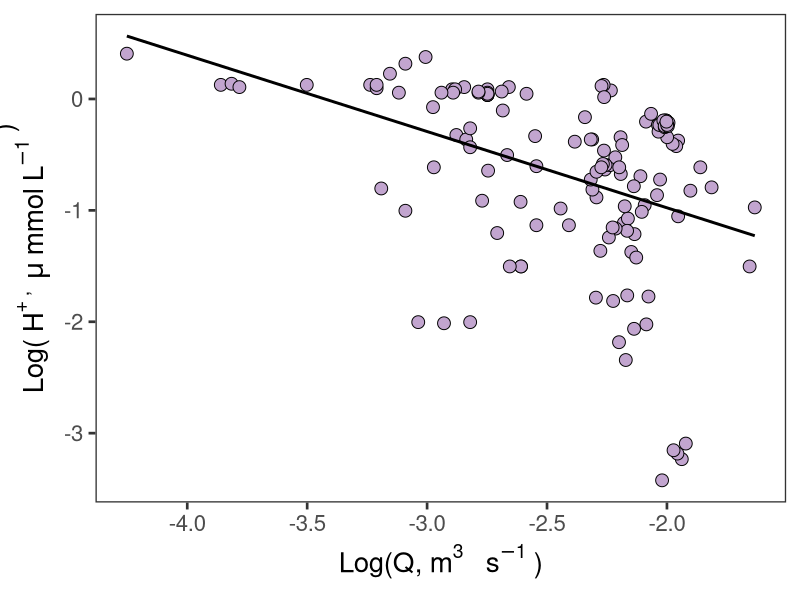
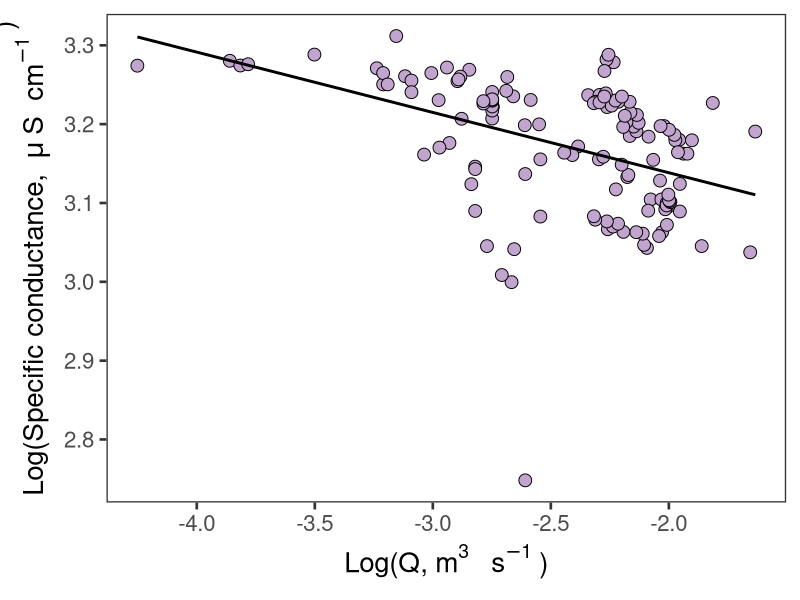
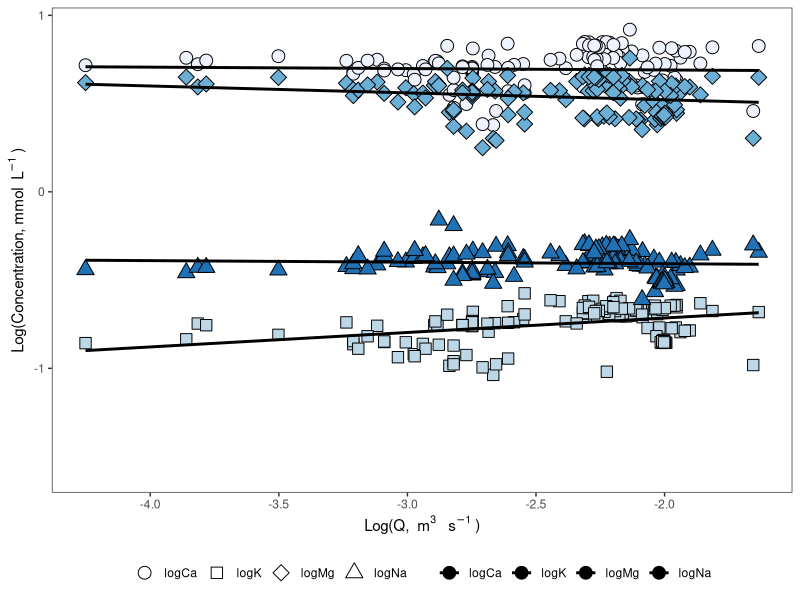
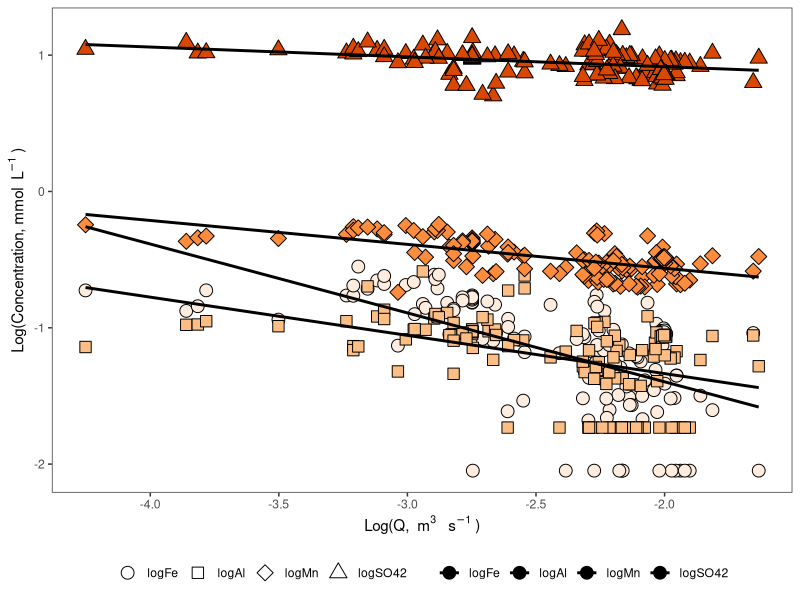
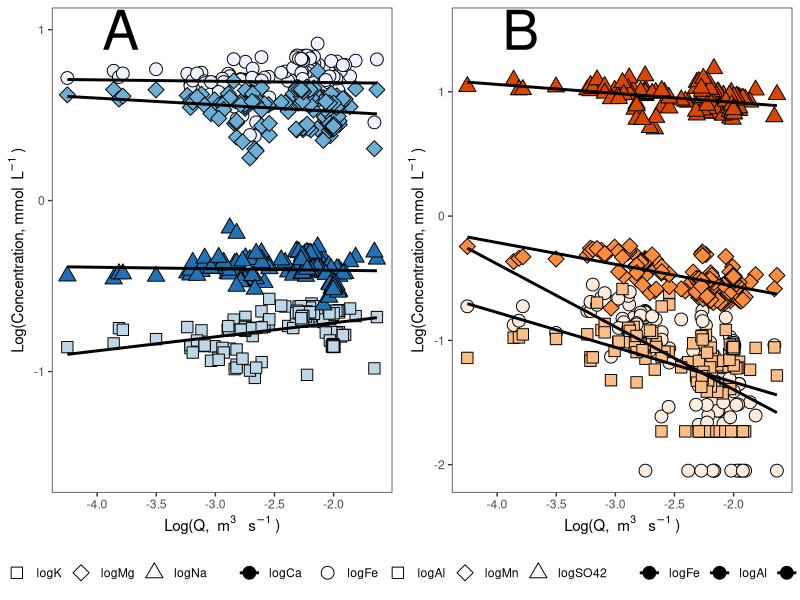
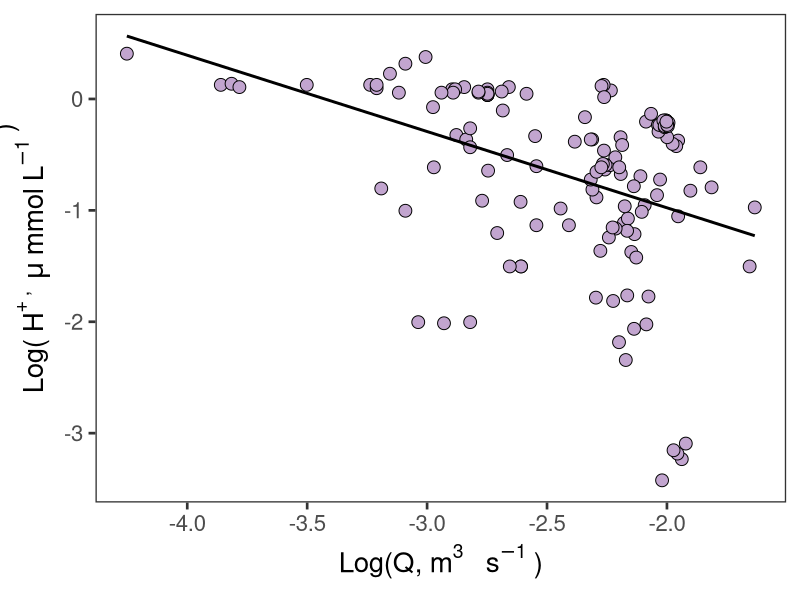
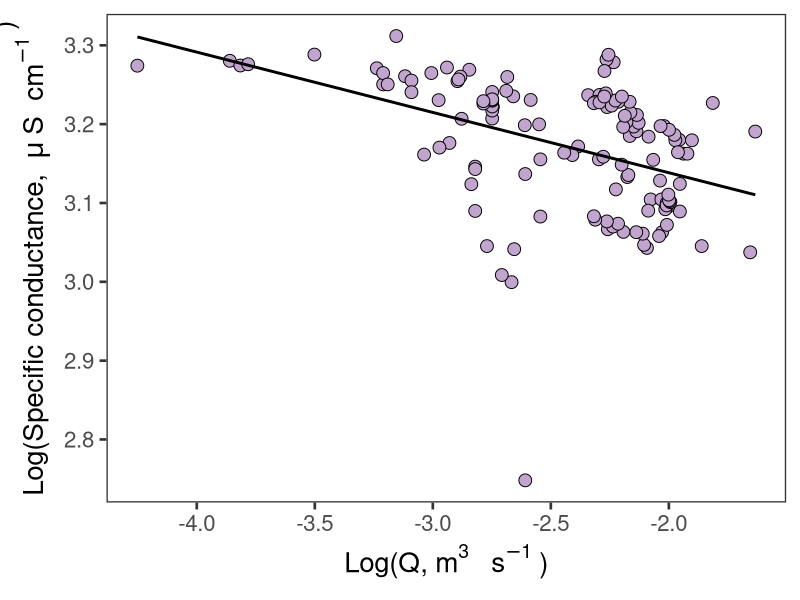
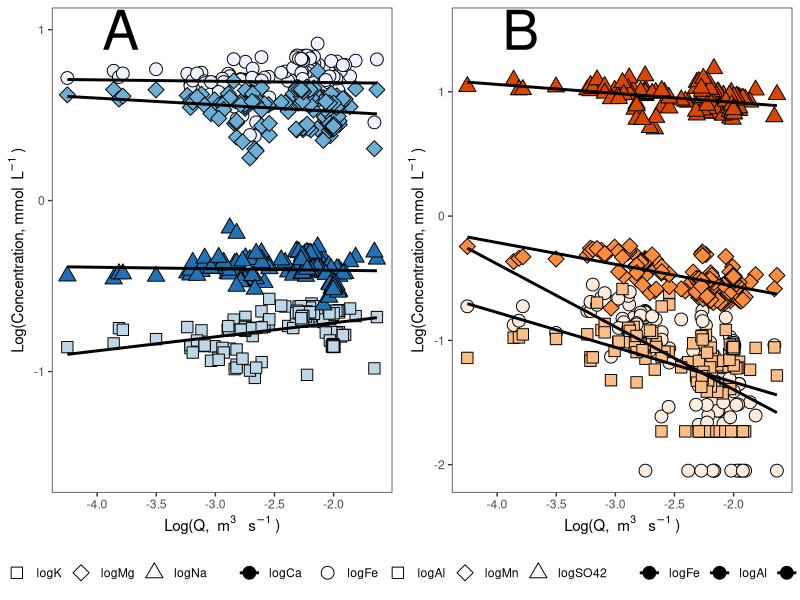

Generate these figures, in order, with R:
# Rename columns to be R friendly

newname<-c("sample_name","date_and_time","Q_m3s","Al_mgL","Ca_mgL","Fe_mgL","K_mgL","Mg_mgL","Mn_mgL","Na_mgL","SO42_mgL","pH","EC")
CQ<-read.csv(file="CQ.csv",header=TRUE)
colnames(CQ)<-newname

#Transform mg/L to mmol/L

CQ$Al_mmolL<-(CQ$Al_mgL/26.982)
CQ$Ca_mmolL<-(CQ$Ca_mgL/40.08)
CQ$Fe_mmolL<-(CQ$Fe_mgL/55.845)
CQ$K_mmolL<-(CQ$K_mgL/39.099)
CQ$Mg_mmolL<-(CQ$Mg_mgL/24.305)
CQ$Mn_mmolL<-(CQ$Mn_mgL/54.938)
CQ$Na_mmolL<-(CQ$Na_mgL/22.99)
CQ$SO42_mmolL<-(CQ$SO42_mgL/96.06)

#Transform pH to H+ mg/L

CQ$H_mgL<-(10^(-1*CQ$pH))

#H mg/L to mu/L
CQ$H_umolL<-((1000/1.008)*CQ$H_mgL)

#Take the log of everything

CQ$logQ<-(log10(CQ$Q_m3s))
CQ$logAl<-(log10(CQ$Al_mmolL))
CQ$logCa<-(log10(CQ$Ca_mmolL))
CQ$logFe<-(log10(CQ$Fe_mmolL))
CQ$logK<-(log10(CQ$K_mmolL))
CQ$logMg<-(log10(CQ$Mg_mmolL))
CQ$logMn<-(log10(CQ$Mn_mmolL))
CQ$logNa<-(log10(CQ$Na_mmolL))
CQ$logSO42<-(log10(CQ$SO42_mmolL))
CQ$logH<-(log10(CQ$H_umolL))
CQ$logEC<-(log10(CQ$EC))

#H+ plot
library(ggplot2)
pal="#c2a5cf"
shape1=21
CQH<-ggplot(CQ, aes(logQ,logH))+
  geom_point(colour="black",size=4, fill=pal, pch=shape1)+
  theme_bw(base_size=20)+
  theme(panel.grid.major = element_blank(), panel.grid.minor = element_blank())+
  guides(fill=guide_legend(title="Depth (cm)"))+
  xlab("\nLog(Q,"~m^3~" "~s^-1~")")+
  ylab("Log("~H^+~", "~mu~"mmol"~L^-1~")\n")+
  geom_smooth(method=lm,colour="black",se=FALSE)
#Call the graph
CQH

#save to pdf
pdf("CQH.pdf",height=6,width=8)
CQH
dev.off()

#EC plot
library(ggplot2)
pal="#c2a5cf"
shape1=21
CQEC<-ggplot(CQ, aes(logQ,logEC))+
  geom_point(colour="black",size=4, fill=pal, pch=shape1)+
  theme_bw(base_size=20)+
  theme(panel.grid.major = element_blank(), panel.grid.minor = element_blank())+
  guides(fill=guide_legend(title="Depth (cm)"))+
  xlab("\nLog(Q,"~m^3~" "~s^-1~")")+
  ylab("Log(Specific conductance, "~mu~"S "~cm^-1~")\n")+
  geom_smooth(method=lm,colour="black",se=FALSE)
#Call the graph
CQEC

#save to pdf
pdf("CQEC.pdf",height=6,width=8)
CQEC
dev.off()

#Reshape the data for basecation CQ plot
CQvarsforbasemelt<-c("logQ","logCa","logK","logMg","logNa")
CQforbasemelt<-CQ[CQvarsforbasemelt]
library(reshape2)
longbaseCQ<-melt(CQforbasemelt,id.vars=c("logQ"),variable.name="ion",value.name="concentration")

#All base cations plot
#Add in lines and why is the legend not working?
library(ggplot2)
pal<-c("#eff3ff","#bdd7e7","#6baed6","#2171b5")
shape1<-c(21,22,23,24)
CQbasecat<-ggplot(longbaseCQ, aes(x=logQ,y=concentration,fill=as.factor(ion),shape=as.factor(ion)))+
  geom_point(colour="black",size=4)+
  scale_shape_manual(values=shape1)+    
  scale_fill_manual(values=pal)+
  geom_smooth(method=lm,colour="black",se=FALSE)+
  theme_bw()+
  theme(panel.grid.major = element_blank(), panel.grid.minor = element_blank())+
  theme(legend.position="bottom")+
  theme(legend.title=element_blank())+
  guides(fill=guide_legend(title=NULL))+
  xlab("\nLog(Q, "~m^3~" "~s^-1~")")+
  ylab("Log(Concentration, mmol "~L^-1~")")

#Call the graph
CQbasecat

#Reshape the data for AMD CQ plot
CQvarsforamdmelt<-c("logQ","logFe","logAl","logMn","logSO42")
CQforamdmelt<-CQ[CQvarsforamdmelt]
library(reshape2)
longamdCQ<-melt(CQforamdmelt,id.vars=c("logQ"),variable.name="ion",value.name="concentration")

#Plot amd derived CQ (Fe, Mn, Al, SO42-)
#All CQ ions plot
#Add in lines and why is the legend not working?
library(ggplot2)
pal<-c("#feedde","#fdbe85","#fd8d3c","#d94701")
shape1<-c(21,22,23,24)
CQAMD<-ggplot(longamdCQ, aes(x=logQ,y=concentration,fill=as.factor(ion), shape=as.factor(ion)))+
  geom_point(colour="black",size=4)+
  scale_shape_manual(values=shape1)+    
  scale_fill_manual(values=pal)+
  geom_smooth(method=lm,colour="black",se=FALSE)+
  theme_bw()+
  theme(panel.grid.major = element_blank(), panel.grid.minor = element_blank())+
  theme(legend.position="bottom")+
  theme(legend.title=element_blank())+
  guides(fill=guide_legend(title=NULL))+
  xlab("\nLog(Q, "~m^3~" "~s^-1~")")+
  ylab("Log(Concentration, mmol "~L^-1~")")
  

#Call the graph
CQAMD

#Put CQ plots in one figure
library(gridExtra)
CQbasecat.1<-CQbasecat+annotate("text",x=-3.8,y=1,label="A",size=14)
CQAMD.1<-CQAMD+annotate("text",x=-3.8,y=1.5,label="B",size=14)

grid.arrange(arrangeGrob(CQbasecat.1,CQAMD.1, ncol=2, widths=c(1,1)))

#Save to PDF
pdf("CQgraphs.pdf",height=10,width=10)
grid.arrange(arrangeGrob(CQbasecat.1,CQAMD.1, ncol=2, widths=c(1,1)))
dev.off()
